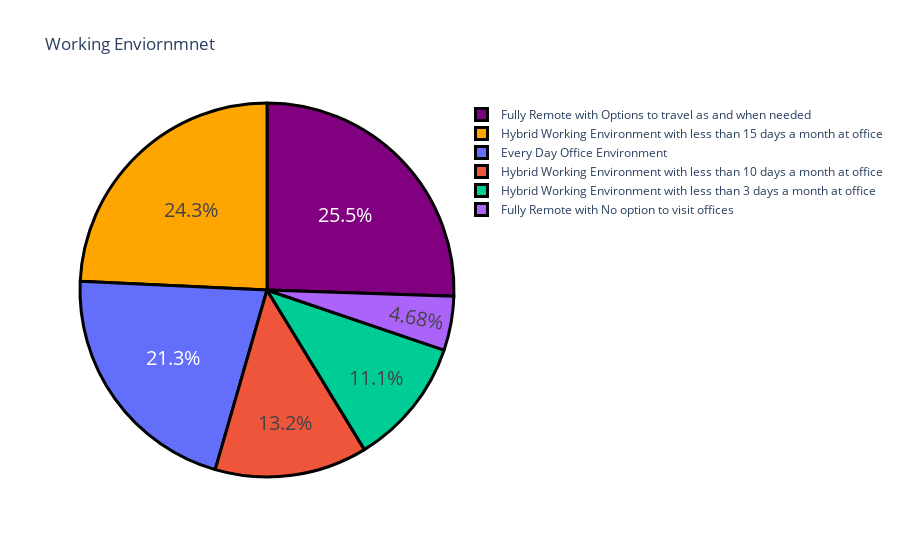

Notebook code cell kept with this figure:
### Markdown cell above
# 8. Visualization: Preferred Working Environment

### Code cell
question4 = data["What is the most preferred working environment for you."].value_counts()
label = question4.index
counts = question4.values
fig = go.Figure(data = [go.Pie(labels = label, values = counts)])
fig.update_layout(title = "Working Enviornmnet")
fig.update_traces(hoverinfo = 'label+value', textinfo = 'percent',textfont_size=20, marker = dict( colors = ['purple','orange'],line = dict(color = 'black',width = 3)))
fig.show()

### Figure 1 — Plotly figure (JSON) as saved in the notebook; plotly's stock layout.template omitted (floating-point values rounded to 4 significant figures)
{"data": [{"hoverinfo": "label+value", "labels": ["Fully Remote with Options to travel as and when needed", "Hybrid Working Environment with less than 15 days a month at office", "Every Day Office Environment", "Hybrid Working Environment with less than 10 days a month at office", "Hybrid Working Environment with less than 3 days a month at office", "Fully Remote with No option to visit offices"], "marker": {"colors": ["purple", "orange"], "line": {"color": "black", "width": 3}}, "textfont": {"size": 20}, "textinfo": "percent", "type": "pie", "values": [60, 57, 50, 31, 26, 11]}], "layout": {"autosize": true, "title": {"text": "Working Enviornmnet"}}}
